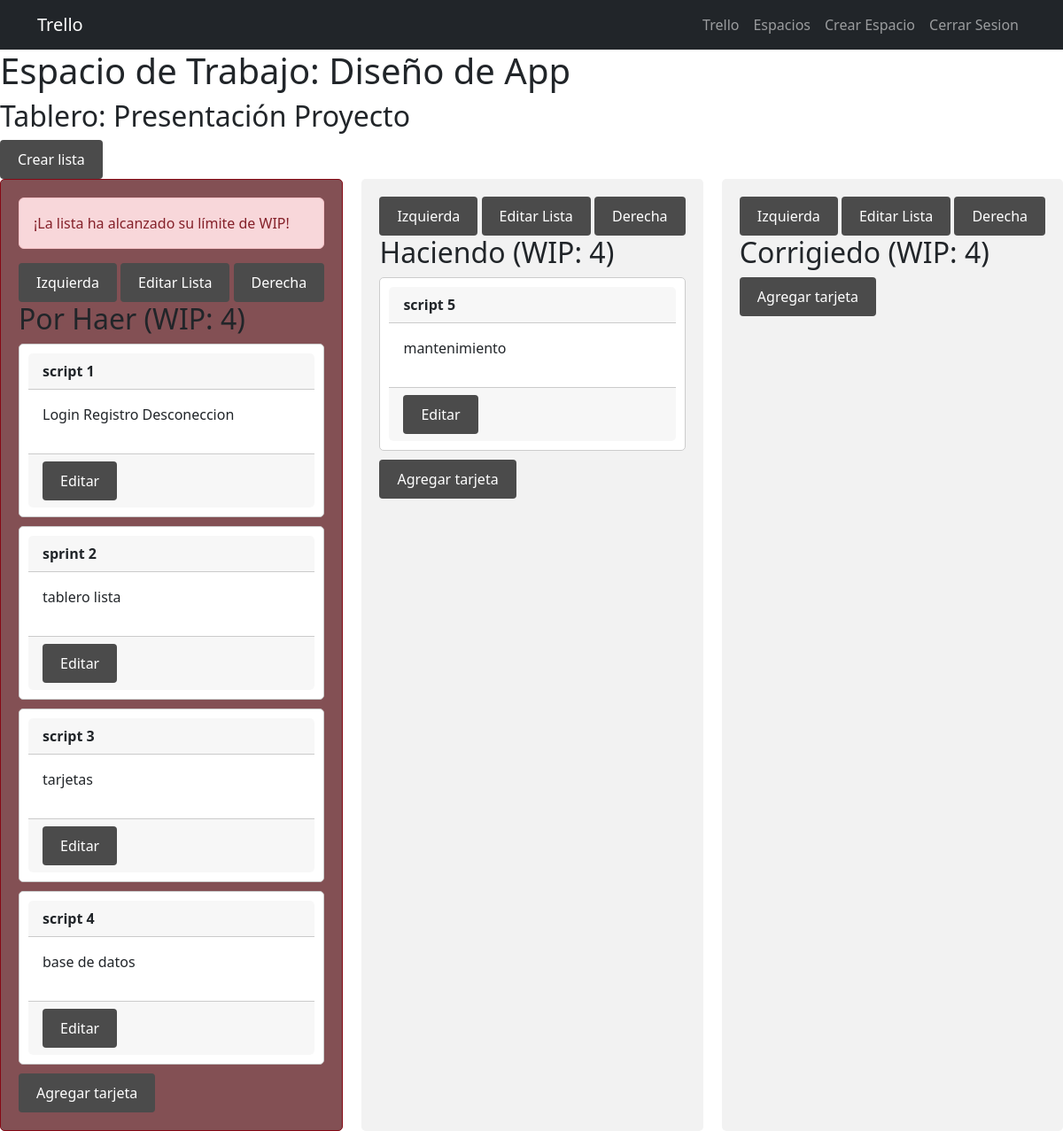
Page /espacio/1/tablero/1/listas/ (signed in) on the committed database.
### tasks/models.py (models this page shows, shortened)
class EspacioDeTrabajo(models.Model):
    nombre = models.CharField(max_length=100)
    creador = models.ForeignKey(User, on_delete=models.CASCADE, related_name='espacios_creados')
    miembros = models.ManyToManyField(User, related_name='espacios')
    activo = models.BooleanField(default=True)

class Tablero(models.Model):
    nombre = models.CharField(max_length=100)
    espacio_trabajo = models.ForeignKey(EspacioDeTrabajo, on_delete=models.CASCADE, related_name='tableros')
    listas = models.ManyToManyField('Lista', related_name='tablas')

class Lista(OrderedModel, models.Model):
    nombre = models.CharField(max_length=100)
    tablero = models.ForeignKey(Tablero, on_delete=models.CASCADE, related_name='listas_t')
    numero_tareas = models.IntegerField(default=0)
    max_wip = models.IntegerField(validators=[MinValueValidator(1)])
    orden = models.PositiveIntegerField(default=0)
    tarjetas = models.ManyToManyField('Tarjeta', related_name='lista_tarjetas')
    lleno = models.BooleanField(default=False)
    class Meta:
        ordering = ['orden']

class Tarjeta(models.Model):
    nombre_actividad = models.CharField(max_length=255)
    lista = models.ForeignKey(Lista, on_delete=models.CASCADE, related_name='tareas')
    usuario_asignado = models.ForeignKey(User, on_delete=models.SET_NULL, null=True, blank=True)
    fecha_creacion = models.DateTimeField(auto_now_add=True)
    estado = models.CharField(max_length=20, choices=[('pendiente', 'Pendiente'), ('en_progreso', 'En Progreso'), ('completado', 'Completado')])
    descripcion = models.TextField(max_length=1000)
    fecha_vencimiento = models.DateField(null=True, blank=True)
    etiqueta = models.CharField(max_length=50, null=True, blank=True)
    tareas = models.ManyToManyField('Tarea', related_name='tareas_tarjeta')

### tasks/views.py (the view)
# urls.py: path('espacio/<int:espacio_id>/tablero/<int:tablero_id>/listas/', views.listas, name='listas'),
@login_required
def listas(request, espacio_id, tablero_id):
    espacio = get_object_or_404(EspacioDeTrabajo, pk=espacio_id, miembros=request.user)
    tablero = get_object_or_404(Tablero, pk=tablero_id)
    listas = tablero.listas.all()
    return render(request, 'listas.html', {'espacio': espacio, 'tablero': tablero, 'listas': listas })

### tasks/templates/listas.html
{% extends 'base.html' %}
{% block content %}
<div class='titulo-y-boton'>
    <div class="titulos">
        <h1>Espacio de Trabajo: {{ espacio.nombre }} </h1>
        <h2>Tablero: {{ tablero.nombre }}</h2>
    </div>
    <div class="boton-crear">
        <a href="{% url 'crear_lista' espacio_id=espacio.id tablero_id=tablero.id %}">Crear lista</a>
    </div>
</div>
<div class="kanban-board">
    {% for lista in listas %}
    <div class="column {% if lista.lleno %}column-full{% endif %}">
        {% if lista.lleno %}
            <div class="alert alert-danger">¡La lista ha alcanzado su límite de WIP!</div>
        {% endif %}
        <div class="boton-crear"><a  href="{% url 'lista_mover_izquierda' espacio_id=espacio.id tablero_id=tablero.id lista_id=lista.id %}">Izquierda</a></div>
        <div class="boton-crear"><a href="{% url 'lista_detalle' espacio_id=espacio.id tablero_id=tablero.id lista_id=lista.id %}">Editar Lista</a></div>
        <div class="boton-crear"><a href="{% url 'lista_mover_derecha' espacio_id=espacio.id tablero_id=tablero.id lista_id=lista.id %}">Derecha</a></div>
        <h2>{{ lista.nombre }} (WIP: {{ lista.max_wip }})</h2>
        <div class="cards">
            {% for tarjeta in lista.tarjetas.all %}
            <div class="card">
                <div class="card-header">
                    {{ tarjeta.nombre_actividad }}
                </div>
                <div class="card-body">
                    <p>{{ tarjeta.descripcion }}</p>
                    </div>
                <div class="card-footer">
                    <div class="boton-crear">
                        <a href="{% url 'tarjeta_detalle' espacio_id=espacio.id tablero_id=tablero.id lista_id=lista.id tarjeta_id=tarjeta.id %}">Editar</a>
                    </div>
                </div>
            </div>
            {% endfor %}
            <div class="boton-crear"><a href="{% url 'crear_tarjeta' espacio_id=espacio.id tablero_id=tablero.id lista_id=lista.id %}">Agregar tarjeta</a></div>
        </div>
    </div>
    {% endfor %}
</div>
{% endblock %}

### tasks/templates/base.html (style rules this page uses)
.kanban-board { display: flex; justify-content: space-between; }
.column { background-color: #f2f2f2; padding: 20px; border-radius: 5px; }
.column-full { background-color: #835054; border: 1px solid #850915; }
.card { background-color: #fff; border: 1px solid #ccc; border-radius: 5px; margin-bottom: 10px; padding: 10px; }
.card-header { font-weight: bold; }
.boton-crear { display: inline-block; padding: 10px 20px; background-color: #4b4b4b; color: white; text-align: center; text-decoration: none; border: none; border-radius: 4px; cursor: pointer; }
.boton-crear a { color: inherit; text-decoration: none; }

### rows in the picture
EspacioDeTrabajo: nombre "Diseño de App"
Tablero: nombre "Presentación Proyecto"
Lista: lleno "¡La lista ha alcanzado su límite de WIP!", nombre "Por Haer", max_wip "4"
Tarjeta: nombre_actividad "script 1", descripcion "Login Registro Desconeccion"
Tarjeta: nombre_actividad "sprint 2", descripcion "tablero lista"
Tarjeta: nombre_actividad "script 3", descripcion "tarjetas"
Tarjeta: nombre_actividad "script 4", descripcion "base de datos"
Lista: nombre "Haciendo", max_wip "4"
Tarjeta: nombre_actividad "script 5", descripcion "mantenimiento"
Lista: nombre "Corrigiedo", max_wip "4"
